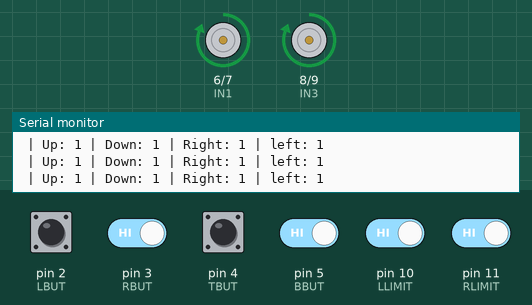
This sketch was run on a simulated Arduino Leonardo, built with avr-gcc and run on an emulated ATmega32U4. On the bench: motor-driver pin pairs drawn as motors (green arrow = first pin HIGH = forward, orange = second pin HIGH = backward, longer = more drive), the last lines printed to the serial monitor. Inputs (shaded band) come from the test bench; at power-on: pin 2 (LBUT), pin 3 (RBUT), pin 4 (TBUT), pin 5 (BBUT), pin 10 (LLIMIT), pin 11 (RLIMIT) HIGH.

Above: at 1.2 s.
1.3 s: pin 4 (TBUT) pulled LOW for 0.15 s
At 1.41 s:
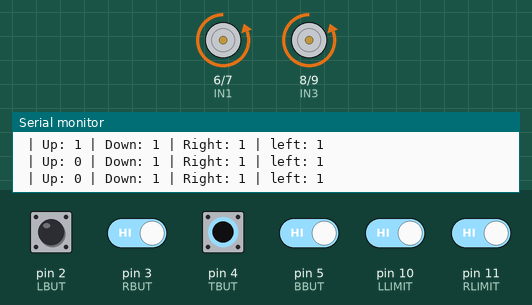
2.9 s: pin 4 (TBUT) driven LOW and pin 5 (BBUT) driven LOW
At 3.3 s:
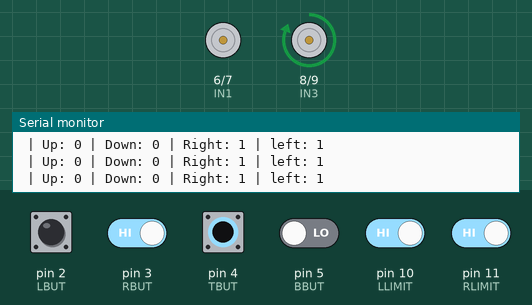
4.4 s: pin 2 (LBUT) pulled LOW for 0.15 s
At 4.49 s:
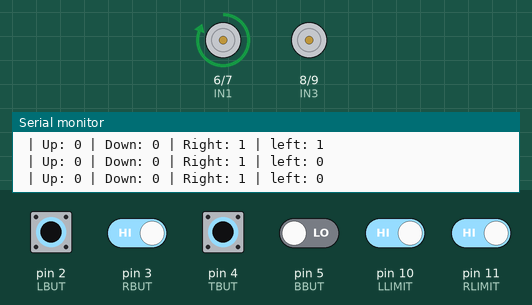
6.0 s: pin 4 (TBUT) driven HIGH
At 7.2 s:
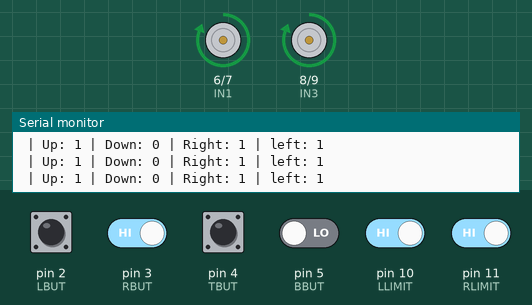
7.5 s: pin 4 (TBUT) driven LOW
At 8.7 s:
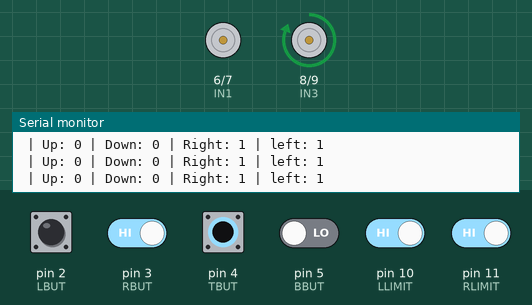
9.0 s: pin 2 (LBUT) driven LOW and pin 3 (RBUT) driven LOW
At 9.4 s:
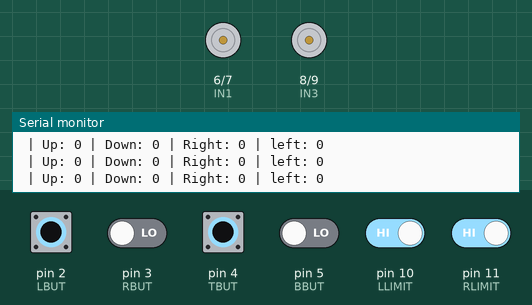
Timing chart, 0 to 11.5 s (numbered marks = the images above; inputs shaded):
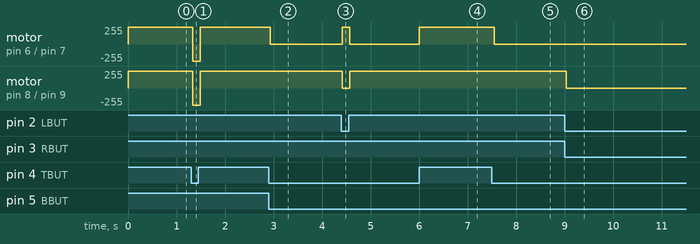

Measured:
- after the input at 1.3 s, motor on pin 6 (IN1) / pin 7 (IN2), motor on pin 8 (IN3) / pin 9 (IN4): forward 255/255 → backward 255/255 at once, → forward 255/255 0.15 s later
- after the input at 2.9 s, motor on pin 6 (IN1) / pin 7 (IN2): forward 255/255 → stopped at once
- after the input at 4.4 s, motor on pin 6 (IN1) / pin 7 (IN2): stopped → forward 255/255 at once, → stopped 0.15 s later; motor on pin 8 (IN3) / pin 9 (IN4): forward 255/255 → stopped at once, → forward 255/255 0.15 s later
- after the input at 6.0 s, motor on pin 6 (IN1) / pin 7 (IN2): stopped → forward 255/255 at once
- after the input at 7.5 s, motor on pin 6 (IN1) / pin 7 (IN2): forward 255/255 → stopped after 0.05 s
- after the input at 9.0 s, motor on pin 8 (IN3) / pin 9 (IN4): forward 255/255 → stopped at once

The sketch:

Remote_Control_and_Claw_Movement.ino
```cpp
#include <Keyboard.h>
#include <Servo.h>

// D-pad buttons
int LBUT = 2;
int RBUT = 3;
int TBUT = 4;
int BBUT = 5;

// Limit switches
int LLIMIT = 10;  // Left limit switch
int RLIMIT = 11;  // Right limit switch

// Motor A (for movement)
int IN1 = 6;
int IN2 = 7;
// Motor B (for movement)
int IN3 = 8;
int IN4 = 9;

// // Joystick pins
// int VRX = A0; // X-axis
// int VRY = A1; // Y-axis

// Servo motors
Servo clawServo;  // Moves claw up/down
Servo clampServo; // Opens/closes clamp

int clawPos = 90;   // Initial position for claw movement
int clampPos = 0;   // Initial position for clamp (0 = closed, 90 = open)
bool clampOpen = false; // Track clamp state

void setup() {
  // pinMode(VRX, INPUT);
  // pinMode(VRY, INPUT);
  pinMode(LBUT, INPUT_PULLUP);
  pinMode(RBUT, INPUT_PULLUP);
  pinMode(TBUT, INPUT_PULLUP);
  pinMode(BBUT, INPUT_PULLUP);
  pinMode(RLIMIT, INPUT_PULLUP);
  pinMode(LLIMIT, INPUT_PULLUP);

  pinMode(IN1, OUTPUT);
  pinMode(IN2, OUTPUT);
  pinMode(IN3, OUTPUT);
  pinMode(IN4, OUTPUT);

  Serial.begin(9600);

  // // Attach servos
  // clawServo.attach(12);  // Servo that moves claw up/down
  // clampServo.attach(13); // Servo that opens/closes clamp

  // clawServo.write(clawPos);  // Set initial positions
  // clampServo.write(clampPos);
}

void stopMotors() {
  digitalWrite(IN1, LOW);
  digitalWrite(IN2, LOW);
  digitalWrite(IN3, LOW);
  digitalWrite(IN4, LOW);
}

void forward() {
  digitalWrite(IN1, HIGH);
  digitalWrite(IN2, LOW);
  digitalWrite(IN3, HIGH);
  digitalWrite(IN4, LOW);
}

void backward() {
  digitalWrite(IN1, LOW);
  digitalWrite(IN2, HIGH);
  digitalWrite(IN3, LOW);
  digitalWrite(IN4, HIGH);
}

void turnRight() {
  digitalWrite(IN1, HIGH);
  digitalWrite(IN2, LOW);
  digitalWrite(IN3, LOW);
  digitalWrite(IN4, LOW);
}

void turnLeft() {
  digitalWrite(IN1, LOW);
  digitalWrite(IN2, LOW);
  digitalWrite(IN3, HIGH);
  digitalWrite(IN4, LOW);
}

void loop() {
  // Read joystick values
  // int xValue = analogRead(VRX);
  // int yValue = analogRead(VRY);

  // Read D-pad buttons
  bool up = digitalRead(TBUT) == HIGH;
  bool down = digitalRead(BBUT) == HIGH;
  bool left = digitalRead(LBUT) == HIGH;
  bool right = digitalRead(RBUT) == HIGH;

  // Read limit switches
  bool leftLimitPressed = digitalRead(LLIMIT) == HIGH;
  bool rightLimitPressed = digitalRead(RLIMIT) == HIGH;

  // Serial.print("X: "); Serial.print(xValue);
  // Serial.print(" | Y: "); Serial.print(yValue);
  Serial.print(" | Up: "); Serial.print(up);
  Serial.print(" | Down: "); Serial.print(down);
  Serial.print(" | Right: "); Serial.print(right);
  Serial.print(" | left: "); Serial.println(left);
//   Serial.println(right);


  // ---- VEHICLE MOVEMENT ----
  if (up) {
    forward();
  } else if (down) {
    backward();
  } else if (left) {
    turnLeft();
  } else if (right) {
    turnRight();
  } else {
    stopMotors();
  }

  // ---- CLAW MOVEMENT (Up/Down) ----
  // if (leftLimitPressed) { // Only move claw when left limit switch is pressed
  //   if (up && clawPos < 180) {  // Move claw up
  //     clawPos += 5;
  //   } else if (down && clawPos > 0) {  // Move claw down
  //     clawPos -= 5;
  //   }
    // clawServo.write(clawPos);
    // delay(100); // Smooth movement


  // // ---- CLAMP TOGGLE (Open/Close) ----
  // if (rightLimitPressed) {  // Pressing right limit toggles clamp
  //   clampOpen = !clampOpen;  // Toggle state
  //   if (clampOpen) {
  //     clampPos = 90;  // closed position
  //   } else {
  //     clampPos = 0;   // open position
  //   }
  //   clampServo.write(clampPos);
  //   delay(300); // Prevent rapid toggling
  // }

  delay(50);
}
```
